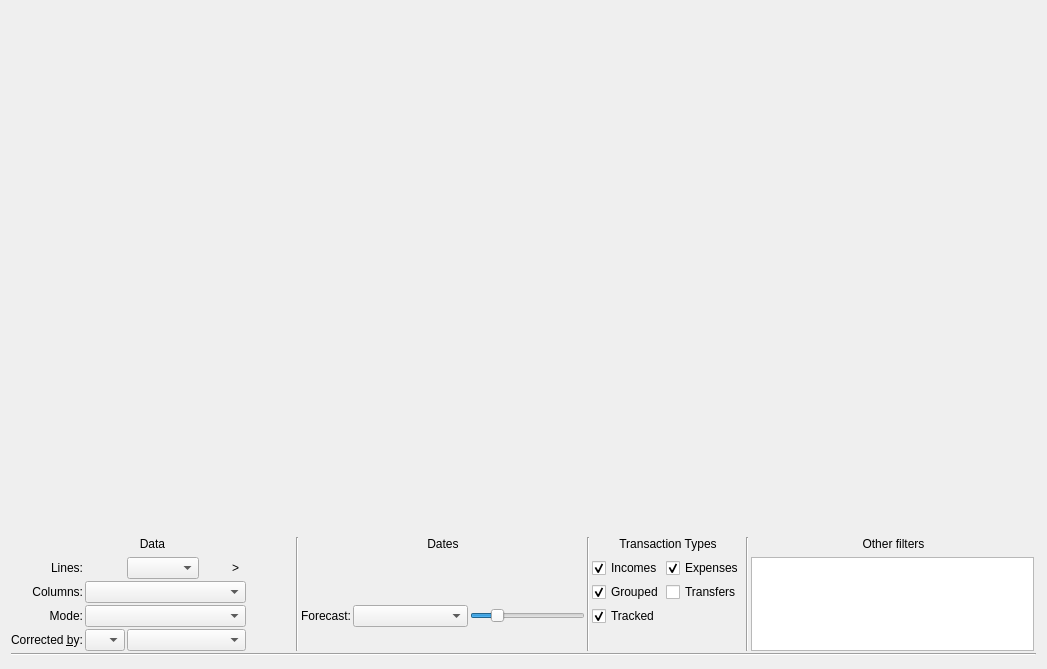
<?xml version="1.0" encoding="UTF-8"?>
<ui version="4.0">
 <author>
SPDX-FileCopyrightText: 2024 S. MANKOWSKI stephane@mankowski.fr
SPDX-FileCopyrightText: 2024 G. DE BURE support@mankowski.fr
SPDX-License-Identifier: GPL-3.0-or-later
 </author>      
 <class>skgreportplugin_base</class>
 <widget class="QWidget" name="skgreportplugin_base">
  <property name="geometry">
   <rect>
    <x>0</x>
    <y>0</y>
    <width>1047</width>
    <height>669</height>
   </rect>
  </property>
  <property name="sizePolicy">
   <sizepolicy hsizetype="Preferred" vsizetype="Minimum">
    <horstretch>0</horstretch>
    <verstretch>0</verstretch>
   </sizepolicy>
  </property>
  <layout class="QVBoxLayout" name="verticalLayout">
   <property name="spacing">
    <number>2</number>
   </property>
   <item>
    <widget class="SKGTableWithGraph" name="kTableWithGraph">
     <property name="sizePolicy">
      <sizepolicy hsizetype="Preferred" vsizetype="Expanding">
       <horstretch>0</horstretch>
       <verstretch>0</verstretch>
      </sizepolicy>
     </property>
    </widget>
   </item>
   <item>
    <widget class="QWidget" name="setupWidget" native="true">
     <property name="sizePolicy">
      <sizepolicy hsizetype="Preferred" vsizetype="Maximum">
       <horstretch>0</horstretch>
       <verstretch>0</verstretch>
      </sizepolicy>
     </property>
     <layout class="QGridLayout" name="gridLayout">
      <property name="leftMargin">
       <number>0</number>
      </property>
      <property name="topMargin">
       <number>0</number>
      </property>
      <property name="rightMargin">
       <number>0</number>
      </property>
      <property name="bottomMargin">
       <number>0</number>
      </property>
      <property name="spacing">
       <number>2</number>
      </property>
      <item row="0" column="13" colspan="2">
       <widget class="QLabel" name="label_6">
        <property name="text">
         <string>Other filters</string>
        </property>
        <property name="alignment">
         <set>Qt::AlignCenter</set>
        </property>
        <property name="buddy">
         <cstring>kOtherFilters</cstring>
        </property>
       </widget>
      </item>
      <item row="0" column="12" rowspan="7">
       <widget class="Line" name="line_3">
        <property name="orientation">
         <enum>Qt::Vertical</enum>
        </property>
       </widget>
      </item>
      <item row="0" column="7" rowspan="7">
       <widget class="Line" name="line">
        <property name="orientation">
         <enum>Qt::Vertical</enum>
        </property>
       </widget>
      </item>
      <item row="0" column="10" colspan="2">
       <widget class="QLabel" name="label_4">
        <property name="text">
         <string>Transaction Types</string>
        </property>
        <property name="alignment">
         <set>Qt::AlignCenter</set>
        </property>
       </widget>
      </item>
      <item row="4" column="0">
       <widget class="QLabel" name="kColumnsLabel">
        <property name="sizePolicy">
         <sizepolicy hsizetype="Minimum" vsizetype="Preferred">
          <horstretch>0</horstretch>
          <verstretch>0</verstretch>
         </sizepolicy>
        </property>
        <property name="text">
         <string>Columns:</string>
        </property>
        <property name="alignment">
         <set>Qt::AlignRight|Qt::AlignTrailing|Qt::AlignVCenter</set>
        </property>
        <property name="buddy">
         <cstring>kColumns</cstring>
        </property>
       </widget>
      </item>
      <item row="6" column="1">
       <widget class="SKGComboBox" name="kCorrectedByMode">
        <property name="maximumSize">
         <size>
          <width>40</width>
          <height>16777215</height>
         </size>
        </property>
        <property name="toolTip">
         <string>Select how you want to correct values</string>
        </property>
        <property name="statusTip">
         <string>Select how you want to correct values</string>
        </property>
        <property name="sizeAdjustPolicy">
         <enum>QComboBox::AdjustToContents</enum>
        </property>
       </widget>
      </item>
      <item row="4" column="5">
       <widget class="QToolButton" name="kColDown">
        <property name="sizePolicy">
         <sizepolicy hsizetype="Fixed" vsizetype="Fixed">
          <horstretch>0</horstretch>
          <verstretch>0</verstretch>
         </sizepolicy>
        </property>
        <property name="maximumSize">
         <size>
          <width>22</width>
          <height>22</height>
         </size>
        </property>
        <property name="toolTip">
         <string>Reduce level</string>
        </property>
        <property name="statusTip">
         <string>Reduce level</string>
        </property>
        <property name="autoRaise">
         <bool>true</bool>
        </property>
       </widget>
      </item>
      <item row="3" column="5">
       <widget class="QToolButton" name="kLineDown">
        <property name="sizePolicy">
         <sizepolicy hsizetype="Fixed" vsizetype="Fixed">
          <horstretch>0</horstretch>
          <verstretch>0</verstretch>
         </sizepolicy>
        </property>
        <property name="maximumSize">
         <size>
          <width>22</width>
          <height>22</height>
         </size>
        </property>
        <property name="toolTip">
         <string>Collapse</string>
        </property>
        <property name="statusTip">
         <string>Collapse</string>
        </property>
        <property name="autoRaise">
         <bool>true</bool>
        </property>
       </widget>
      </item>
      <item row="3" column="3">
       <widget class="QToolButton" name="kLineRemove">
        <property name="sizePolicy">
         <sizepolicy hsizetype="Fixed" vsizetype="Fixed">
          <horstretch>0</horstretch>
          <verstretch>0</verstretch>
         </sizepolicy>
        </property>
        <property name="maximumSize">
         <size>
          <width>22</width>
          <height>22</height>
         </size>
        </property>
        <property name="toolTip">
         <string>Remove</string>
        </property>
        <property name="statusTip">
         <string>Remove</string>
        </property>
        <property name="text">
         <string/>
        </property>
        <property name="autoRaise">
         <bool>true</bool>
        </property>
       </widget>
      </item>
      <item row="4" column="10">
       <widget class="QCheckBox" name="kGrouped">
        <property name="toolTip">
         <string>Include grouped transactions or not in report</string>
        </property>
        <property name="statusTip">
         <string>Include grouped transactions or not in report</string>
        </property>
        <property name="text">
         <string>Grouped</string>
        </property>
        <property name="checked">
         <bool>true</bool>
        </property>
       </widget>
      </item>
      <item row="5" column="1" colspan="4">
       <widget class="SKGComboBox" name="kMode">
        <property name="toolTip">
         <string>Select what you want to do with values</string>
        </property>
        <property name="statusTip">
         <string>Select what you want to do with values</string>
        </property>
        <property name="sizeAdjustPolicy">
         <enum>QComboBox::AdjustToContents</enum>
        </property>
       </widget>
      </item>
      <item row="5" column="10">
       <widget class="QCheckBox" name="kTracked">
        <property name="toolTip">
         <string>Include tracked transactions or not in report</string>
        </property>
        <property name="statusTip">
         <string>Include tracked transactions or not in report</string>
        </property>
        <property name="text">
         <string>Tracked</string>
        </property>
        <property name="checked">
         <bool>true</bool>
        </property>
       </widget>
      </item>
      <item row="3" column="10">
       <widget class="QCheckBox" name="kIncomes">
        <property name="toolTip">
         <string>Include incomes or not in report</string>
        </property>
        <property name="statusTip">
         <string>Include incomes or not in report</string>
        </property>
        <property name="text">
         <string>Incomes</string>
        </property>
        <property name="checked">
         <bool>true</bool>
        </property>
       </widget>
      </item>
      <item row="0" column="9" rowspan="7">
       <widget class="Line" name="line_2">
        <property name="orientation">
         <enum>Qt::Vertical</enum>
        </property>
       </widget>
      </item>
      <item row="3" column="8" rowspan="2">
       <widget class="SKGPeriodEdit" name="kPeriod"/>
      </item>
      <item row="3" column="0">
       <widget class="QLabel" name="kLinesLabel">
        <property name="sizePolicy">
         <sizepolicy hsizetype="Minimum" vsizetype="Preferred">
          <horstretch>0</horstretch>
          <verstretch>0</verstretch>
         </sizepolicy>
        </property>
        <property name="text">
         <string>Lines:</string>
        </property>
        <property name="alignment">
         <set>Qt::AlignRight|Qt::AlignTrailing|Qt::AlignVCenter</set>
        </property>
        <property name="buddy">
         <cstring>kLines</cstring>
        </property>
       </widget>
      </item>
      <item row="6" column="0">
       <widget class="QLabel" name="label">
        <property name="text">
         <string>Corrected &amp;by:</string>
        </property>
        <property name="buddy">
         <cstring>kCorrectedByMode</cstring>
        </property>
       </widget>
      </item>
      <item row="0" column="0" colspan="7">
       <widget class="QLabel" name="label_5">
        <property name="text">
         <string>Data</string>
        </property>
        <property name="alignment">
         <set>Qt::AlignCenter</set>
        </property>
       </widget>
      </item>
      <item row="3" column="1">
       <widget class="QLabel" name="kLineLabel">
        <property name="maximumSize">
         <size>
          <width>200</width>
          <height>16777215</height>
         </size>
        </property>
        <property name="text">
         <string notr="true"/>
        </property>
       </widget>
      </item>
      <item row="3" column="2">
       <widget class="SKGComboBox" name="kLines">
        <property name="toolTip">
         <string>Select what you want to see in the rows</string>
        </property>
        <property name="statusTip">
         <string>Select what you want to see in the rows</string>
        </property>
        <property name="sizeAdjustPolicy">
         <enum>QComboBox::AdjustToContents</enum>
        </property>
       </widget>
      </item>
      <item row="3" column="11">
       <widget class="QCheckBox" name="kExpenses">
        <property name="toolTip">
         <string>Include expenses or not in report</string>
        </property>
        <property name="statusTip">
         <string>Include expenses or not in report</string>
        </property>
        <property name="text">
         <string>Expenses</string>
        </property>
        <property name="checked">
         <bool>true</bool>
        </property>
       </widget>
      </item>
      <item row="3" column="6">
       <widget class="QToolButton" name="kLineUp">
        <property name="maximumSize">
         <size>
          <width>22</width>
          <height>22</height>
         </size>
        </property>
        <property name="toolTip">
         <string>Expand</string>
        </property>
        <property name="statusTip">
         <string>Expand</string>
        </property>
        <property name="autoRaise">
         <bool>true</bool>
        </property>
       </widget>
      </item>
      <item row="0" column="8">
       <widget class="QLabel" name="label_3">
        <property name="text">
         <string>Dates</string>
        </property>
        <property name="alignment">
         <set>Qt::AlignCenter</set>
        </property>
       </widget>
      </item>
      <item row="5" column="0">
       <widget class="QLabel" name="kModeLabel">
        <property name="sizePolicy">
         <sizepolicy hsizetype="Minimum" vsizetype="Preferred">
          <horstretch>0</horstretch>
          <verstretch>0</verstretch>
         </sizepolicy>
        </property>
        <property name="text">
         <string>Mode:</string>
        </property>
        <property name="alignment">
         <set>Qt::AlignRight|Qt::AlignTrailing|Qt::AlignVCenter</set>
        </property>
        <property name="buddy">
         <cstring>kMode</cstring>
        </property>
       </widget>
      </item>
      <item row="5" column="8">
       <widget class="QFrame" name="kForecastFrm">
        <layout class="QHBoxLayout" name="horizontalLayout_4">
         <property name="spacing">
          <number>2</number>
         </property>
         <property name="leftMargin">
          <number>0</number>
         </property>
         <property name="topMargin">
          <number>0</number>
         </property>
         <property name="rightMargin">
          <number>0</number>
         </property>
         <property name="bottomMargin">
          <number>0</number>
         </property>
         <item>
          <widget class="QLabel" name="label_2">
           <property name="text">
            <string>Forecast:</string>
           </property>
           <property name="alignment">
            <set>Qt::AlignRight|Qt::AlignTrailing|Qt::AlignVCenter</set>
           </property>
           <property name="buddy">
            <cstring>kForecastCmb</cstring>
           </property>
          </widget>
         </item>
         <item>
          <widget class="SKGComboBox" name="kForecastCmb">
           <property name="sizePolicy">
            <sizepolicy hsizetype="Expanding" vsizetype="Fixed">
             <horstretch>0</horstretch>
             <verstretch>0</verstretch>
            </sizepolicy>
           </property>
           <property name="maximumSize">
            <size>
             <width>150</width>
             <height>16777215</height>
            </size>
           </property>
           <property name="toolTip">
            <string>Choose forecast method:
- Schedule: Use the scheduled transactions in forecast.
- Average: Use average of the three previous months in forecast</string>
           </property>
           <property name="sizeAdjustPolicy">
            <enum>QComboBox::AdjustToContents</enum>
           </property>
          </widget>
         </item>
         <item>
          <widget class="QSlider" name="kForecastValue">
           <property name="sizePolicy">
            <sizepolicy hsizetype="Expanding" vsizetype="Fixed">
             <horstretch>0</horstretch>
             <verstretch>0</verstretch>
            </sizepolicy>
           </property>
           <property name="maximum">
            <number>100</number>
           </property>
           <property name="value">
            <number>20</number>
           </property>
           <property name="orientation">
            <enum>Qt::Horizontal</enum>
           </property>
          </widget>
         </item>
        </layout>
       </widget>
      </item>
      <item row="6" column="2" colspan="3">
       <widget class="SKGUnitComboBox" name="kCorrectedBy">
        <property name="toolTip">
         <string>Select the index to correct the values</string>
        </property>
        <property name="statusTip">
         <string>Select the index to correct the values</string>
        </property>
       </widget>
      </item>
      <item row="4" column="6">
       <widget class="QToolButton" name="kColUp">
        <property name="maximumSize">
         <size>
          <width>22</width>
          <height>22</height>
         </size>
        </property>
        <property name="toolTip">
         <string>Increase level</string>
        </property>
        <property name="statusTip">
         <string>Increase level</string>
        </property>
        <property name="autoRaise">
         <bool>true</bool>
        </property>
       </widget>
      </item>
      <item row="4" column="11">
       <widget class="QCheckBox" name="kTransfers">
        <property name="toolTip">
         <string>Include transfers or not in report</string>
        </property>
        <property name="statusTip">
         <string>Include transfers or not in report</string>
        </property>
        <property name="text">
         <string>Transfers</string>
        </property>
       </widget>
      </item>
      <item row="3" column="4">
       <widget class="QToolButton" name="kLineAdd">
        <property name="sizePolicy">
         <sizepolicy hsizetype="Fixed" vsizetype="Fixed">
          <horstretch>0</horstretch>
          <verstretch>0</verstretch>
         </sizepolicy>
        </property>
        <property name="maximumSize">
         <size>
          <width>22</width>
          <height>22</height>
         </size>
        </property>
        <property name="toolTip">
         <string>Add</string>
        </property>
        <property name="statusTip">
         <string>Add</string>
        </property>
        <property name="text">
         <string notr="true">&gt;</string>
        </property>
        <property name="autoRaise">
         <bool>true</bool>
        </property>
       </widget>
      </item>
      <item row="4" column="1" colspan="4">
       <widget class="SKGComboBox" name="kColumns">
        <property name="toolTip">
         <string>Select what you want to see in the columns</string>
        </property>
        <property name="statusTip">
         <string>Select what you want to see in the columns</string>
        </property>
        <property name="sizeAdjustPolicy">
         <enum>QComboBox::AdjustToContents</enum>
        </property>
       </widget>
      </item>
      <item row="3" column="13" rowspan="4">
       <widget class="QListWidget" name="kOtherFilters">
        <property name="toolTip">
         <string>The list of additional filters from other open pages that can be added</string>
        </property>
       </widget>
      </item>
     </layout>
    </widget>
   </item>
   <item>
    <widget class="Line" name="kLine">
     <property name="orientation">
      <enum>Qt::Horizontal</enum>
     </property>
    </widget>
   </item>
   <item>
    <widget class="SKGWidgetSelector" name="kWidgetSelector"/>
   </item>
  </layout>
 </widget>
 <customwidgets>
  <customwidget>
   <class>SKGUnitComboBox</class>
   <extends>SKGComboBox</extends>
   <header>skgunitcombobox.h</header>
  </customwidget>
  <customwidget>
   <class>SKGComboBox</class>
   <extends>QComboBox</extends>
   <header>skgcombobox.h</header>
  </customwidget>
  <customwidget>
   <class>SKGTableWithGraph</class>
   <extends>QWidget</extends>
   <header>skgtablewithgraph.h</header>
  </customwidget>
  <customwidget>
   <class>SKGWidgetSelector</class>
   <extends>QWidget</extends>
   <header>skgwidgetselector.h</header>
  </customwidget>
  <customwidget>
   <class>SKGPeriodEdit</class>
   <extends>QWidget</extends>
   <header>skgperiodedit.h</header>
  </customwidget>
 </customwidgets>
 <tabstops>
  <tabstop>kLines</tabstop>
  <tabstop>kLineRemove</tabstop>
  <tabstop>kLineAdd</tabstop>
  <tabstop>kLineDown</tabstop>
  <tabstop>kLineUp</tabstop>
  <tabstop>kColumns</tabstop>
  <tabstop>kColDown</tabstop>
  <tabstop>kColUp</tabstop>
  <tabstop>kMode</tabstop>
  <tabstop>kCorrectedByMode</tabstop>
  <tabstop>kCorrectedBy</tabstop>
  <tabstop>kPeriod</tabstop>
  <tabstop>kForecastCmb</tabstop>
  <tabstop>kForecastValue</tabstop>
  <tabstop>kIncomes</tabstop>
  <tabstop>kExpenses</tabstop>
  <tabstop>kGrouped</tabstop>
  <tabstop>kTransfers</tabstop>
  <tabstop>kTracked</tabstop>
  <tabstop>kOtherFilters</tabstop>
 </tabstops>
 <resources/>
 <connections/>
 <slots>
  <slot>onDoubleClick(int,int)</slot>
  <slot>onSelectionChanged(QTableWidgetItem*,QTableWidgetItem*)</slot>
  <slot>onDateChanged()</slot>
  <slot>onBtnModeClicked()</slot>
  <slot>onOneLevelLess()</slot>
  <slot>onOneLevelMore()</slot>
  <slot>onAddLine()</slot>
  <slot>onRemoveLine()</slot>
  <slot>onResetInternalFilter()</slot>
 </slots>
</ui>
